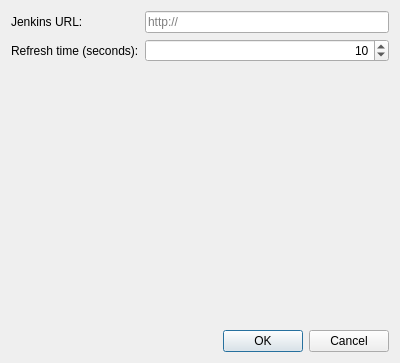
<?xml version="1.0" encoding="UTF-8"?>
<ui version="4.0">
 <class>ConfigurationWindow</class>
 <widget class="QDialog" name="ConfigurationWindow">
  <property name="geometry">
   <rect>
    <x>0</x>
    <y>0</y>
    <width>400</width>
    <height>363</height>
   </rect>
  </property>
  <property name="windowTitle">
   <string>JenkinsTray configuration</string>
  </property>
  <layout class="QVBoxLayout" name="verticalLayout">
   <item>
    <layout class="QFormLayout" name="formLayout">
     <item row="0" column="0">
      <widget class="QLabel" name="label">
       <property name="text">
        <string>Jenkins URL:</string>
       </property>
      </widget>
     </item>
     <item row="0" column="1">
      <widget class="QLineEdit" name="_url">
       <property name="placeholderText">
        <string>http://</string>
       </property>
      </widget>
     </item>
     <item row="1" column="0">
      <widget class="QLabel" name="label_2">
       <property name="text">
        <string>Refresh time (seconds):</string>
       </property>
      </widget>
     </item>
     <item row="1" column="1">
      <widget class="QSpinBox" name="_refresh">
       <property name="alignment">
        <set>Qt::AlignRight|Qt::AlignTrailing|Qt::AlignVCenter</set>
       </property>
       <property name="minimum">
        <number>1</number>
       </property>
       <property name="maximum">
        <number>3600</number>
       </property>
       <property name="value">
        <number>10</number>
       </property>
      </widget>
     </item>
    </layout>
   </item>
   <item>
    <widget class="QDialogButtonBox" name="buttonBox">
     <property name="orientation">
      <enum>Qt::Horizontal</enum>
     </property>
     <property name="standardButtons">
      <set>QDialogButtonBox::Cancel|QDialogButtonBox::Ok</set>
     </property>
    </widget>
   </item>
  </layout>
 </widget>
 <resources/>
 <connections>
  <connection>
   <sender>buttonBox</sender>
   <signal>accepted()</signal>
   <receiver>ConfigurationWindow</receiver>
   <slot>accept()</slot>
   <hints>
    <hint type="sourcelabel">
     <x>248</x>
     <y>254</y>
    </hint>
    <hint type="destinationlabel">
     <x>157</x>
     <y>274</y>
    </hint>
   </hints>
  </connection>
  <connection>
   <sender>buttonBox</sender>
   <signal>rejected()</signal>
   <receiver>ConfigurationWindow</receiver>
   <slot>reject()</slot>
   <hints>
    <hint type="sourcelabel">
     <x>316</x>
     <y>260</y>
    </hint>
    <hint type="destinationlabel">
     <x>286</x>
     <y>274</y>
    </hint>
   </hints>
  </connection>
 </connections>
</ui>
